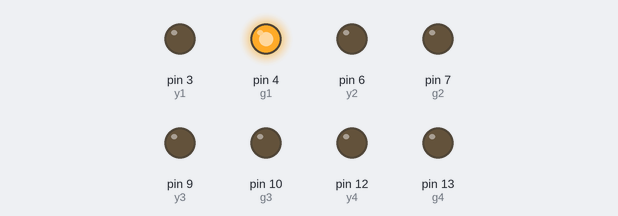
The sketch below on a simulated Arduino Uno, built with avr-gcc and run on an emulated ATmega328P. On the bench: output pins drawn as LEDs (lit = HIGH). Pins used as bus, display or sensor lines are not drawn.

Above: at 0.1 s.
At 6.1 s:
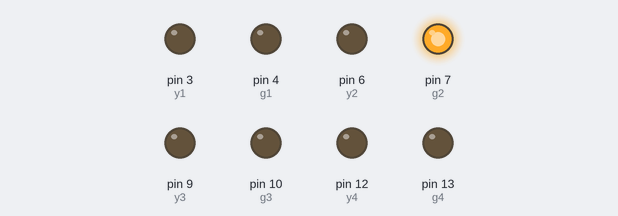
At 11.1 s:
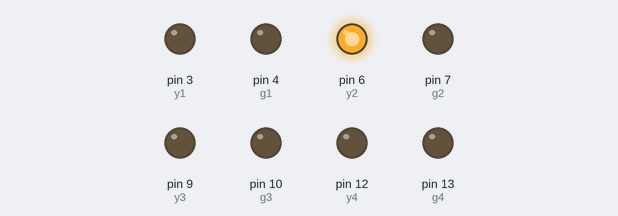
At 18.1 s:
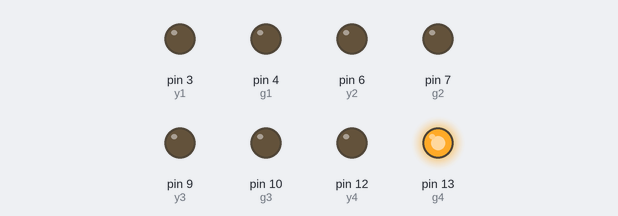
At 29.1 s:
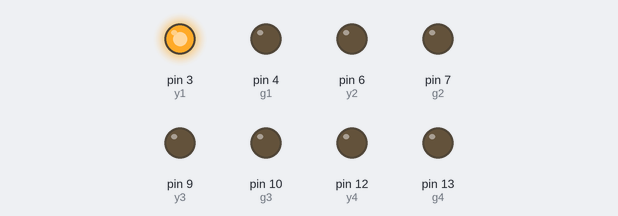
At 36.1 s:
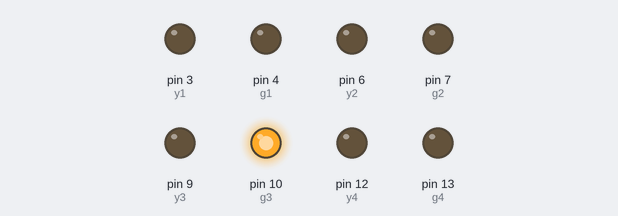
Timing chart, 0 to 37.6 s (numbered marks = the images above):
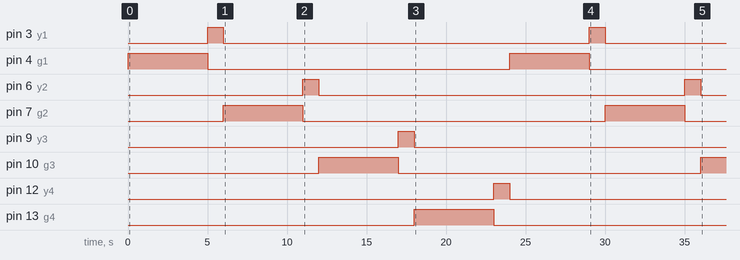

Measured:
- by itself, pin 3 (y1), pin 6 (y2): alternates HIGH for 1.0 s and LOW for 23.0 s
- by itself, pin 4 (g1), pin 7 (g2): alternates HIGH for 5.0 s and LOW for 19.0 s
- by itself, pin 9 (y3): LOW → HIGH at 17.0 s, → LOW 1.0 s later
- by itself, pin 10 (g3): LOW → HIGH at 12.0 s, → LOW 5.0 s later, → HIGH 19.0 s later
- by itself, pin 12 (y4): LOW → HIGH at 23.0 s, → LOW 1.0 s later
- by itself, pin 13 (g4): LOW → HIGH at 18.0 s, → LOW 5.0 s later

The sketch:

traffi__light.ino
```cpp
int threshold=700;
int abcd;
int r1=2,y1=3,g1=4;
int r2=5,y2=6,g2=7;
int r3=8,y3=9,g3=10;
int r4=11,y4=12,g4=13;
void setup() {
  // put your setup code here, to run once:
 pinMode(r1,OUTPUT); pinMode(y1,OUTPUT); pinMode(g1,OUTPUT);
digitalWrite(r1,LOW);digitalWrite(y1,LOW);digitalWrite(g1,LOW);
   pinMode(r2,OUTPUT); pinMode(y2,OUTPUT); pinMode(g2,OUTPUT);
digitalWrite(r2,LOW);digitalWrite(y2,LOW);digitalWrite(g2,LOW);
   pinMode(r3,OUTPUT); pinMode(y3,OUTPUT); pinMode(g3,OUTPUT);
digitalWrite(r3,LOW);digitalWrite(y3,LOW);digitalWrite(g3,LOW);
   pinMode(r4,OUTPUT); pinMode(y4,OUTPUT); pinMode(g4,OUTPUT);
digitalWrite(r4,LOW);digitalWrite(y4,LOW);digitalWrite(g4,LOW);
}

void loop() {
  // put your main code here, to run repeatedly:
  digitalWrite(r1,LOW);
  digitalWrite(y1,LOW);
  digitalWrite(g1,HIGH);

   digitalWrite(r2,HIGH);
  digitalWrite(y2,LOW);
  digitalWrite(g2,LOW);

   digitalWrite(r3,HIGH);
  digitalWrite(y3,LOW);
  digitalWrite(g3,LOW);

   digitalWrite(r4,HIGH);
  digitalWrite(y4,LOW);
  digitalWrite(g4,LOW);
  delayy(5000);

  digitalWrite(r1,LOW);
  digitalWrite(y1,HIGH);
  digitalWrite(g1,LOW);
  delayy(1000);


  digitalWrite(r1,HIGH);
  digitalWrite(y1,LOW);
  digitalWrite(g1,LOW);

   digitalWrite(r2,LOW);
  digitalWrite(y2,LOW);
  digitalWrite(g2,HIGH);

   digitalWrite(r3,HIGH);
  digitalWrite(y3,LOW);
  digitalWrite(g3,LOW);

   digitalWrite(r4,HIGH);
  digitalWrite(y4,LOW);
  digitalWrite(g4,LOW);
  delayy(5000);

  digitalWrite(r2,LOW);
  digitalWrite(y2,HIGH);
  digitalWrite(g2,LOW);
  delayy(1000);


   digitalWrite(r1,HIGH);
  digitalWrite(y1,LOW);
  digitalWrite(g1,LOW);

   digitalWrite(r2,HIGH);
  digitalWrite(y2,LOW);
  digitalWrite(g2,LOW);

   digitalWrite(r3,LOW);
  digitalWrite(y3,LOW);
  digitalWrite(g3,HIGH);

   digitalWrite(r4,HIGH);
  digitalWrite(y4,LOW);
  digitalWrite(g4,LOW);
  delayy(5000);

  digitalWrite(r3,LOW);
  digitalWrite(y3,HIGH);
  digitalWrite(g3,LOW);
  delayy(1000);

  digitalWrite(r1,HIGH);
  digitalWrite(y1,LOW);
  digitalWrite(g1,LOW);

   digitalWrite(r2,HIGH);
  digitalWrite(y2,LOW);
  digitalWrite(g2,LOW);

   digitalWrite(r3,HIGH);
  digitalWrite(y3,LOW);
  digitalWrite(g3,LOW);

   digitalWrite(r4,LOW);
  digitalWrite(y4,LOW);
  digitalWrite(g4,HIGH);
  delayy(5000);

  digitalWrite(r4,LOW);
  digitalWrite(y4,HIGH);
  digitalWrite(g4,LOW);
  delayy(1000);

 /*
  digitalWrite(y1,HIGH);
  digitalWrite(r1,LOW);
  digitalWrite(g1,LOW);
  delayy(1000);
  digitalWrite(g1,HIGH);
  digitalWrite(r1,LOW);
  digitalWrite(y1,LOW);
  delayy(5000);*/
}
void delayy(int a)
{
  unsigned long b=millis();
while((millis()-b)<a)
{

  delay(1);
 /* if(analogRead(A0)>threshold)
  {
    abcd=1;
  }

   if(analogRead(A1)>threshold)
  {
    abcd=0;
  }

  if(abcd==1)
  {
      digitalWrite(r1,LOW);
  digitalWrite(y1,LOW);
  digitalWrite(g1,HIGH);

  }*/


}}
```
